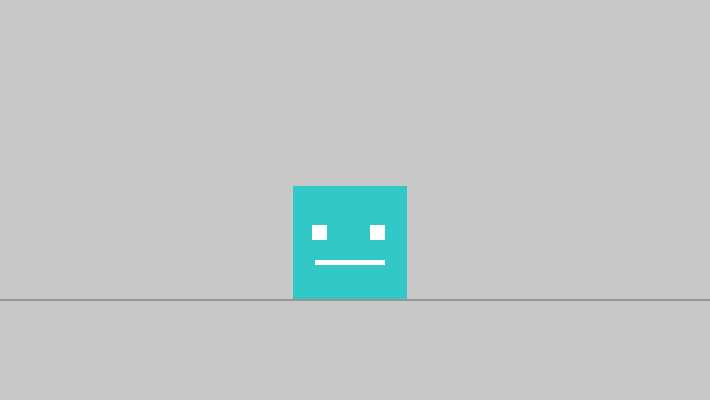
Frame 1 (no input)
Frame 60 (no input): identical to frame 1, image omitted
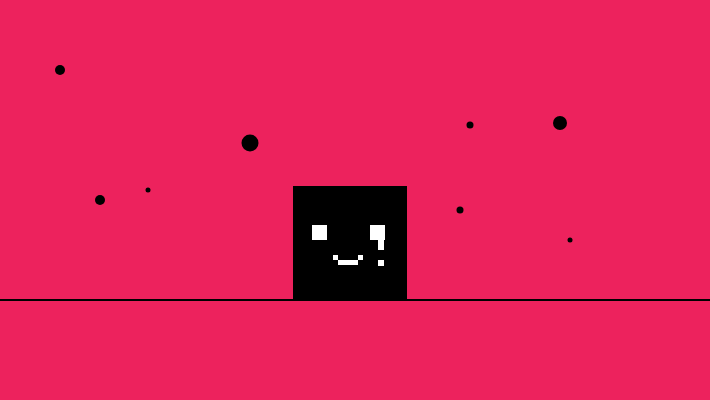
Frame 120 (the mouse pressed at the canvas centre since frame 60)

The p5.js sketch that drew these frames (run headless with seeded random() and noise() and a simulated clock; from frame 60 on, the mouse is pressed at the canvas centre):

// p5.js sketch
// ── sketch.js
function setup() {
  createCanvas(710, 400);
}
function draw() {
  background(237, 34, 93);
  if (mouseIsPressed) {
    stroke(0);
    fill(0);
    rect(300, 193, 100, 100);
    strokeWeight(2);
    line(0, 300, 710, 300);
    strokeWeight(10);
    point(60, 70);
    strokeWeight(5);
    point(570, 240);
    strokeWeight(7);
    point(470, 125);
    strokeWeight(17);
    point(250, 143);
    strokeWeight(10);
    point(100, 200);
    strokeWeight(5);
    point(148, 190);
    strokeWeight(7);
    point(460, 210);
    strokeWeight(14);
    point(560, 123);
    noStroke();
    fill(255);
    rect(312, 225, 15, 15);
    noStroke();
    fill(255);
    rect(370, 225, 15, 15);
    noStroke();
    fill(255);
    rect(338, 260, 20, 5);
    noStroke();
    fill(255);
    rect(333, 255, 5, 5);
    noStroke();
    fill(255);
    rect(358, 255, 5, 5);
    noStroke();
    fill(255);
    rect(378, 235, 6, 15);
    noStroke();
    fill(255);
    rect(378, 260, 6, 6);
  } else {
    background(200, 200, 200);
    strokeWeight(14);
    stroke(50, 200, 200);
    fill(50, 200, 200);
    rect(300, 193, 100, 100);
    strokeWeight(2);
    stroke(150);
    line(0, 300, 710, 300);
    noStroke();
    fill(255);
    rect(312, 225, 15, 15);
    noStroke();
    fill(255);
    rect(370, 225, 15, 15);
    noStroke();
    fill(255);
    rect(315, 260, 70, 5);
  }
  print(mouseIsPressed);
}
